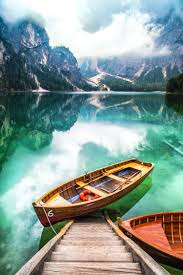
#> input picture assets/scene.jpeg, 183 x 275 px
$ python 0.15colorHistogram.py
#> lines starting #> are read from the running program, lines starting #| are printed output that depends on the picture; after the words box and inside, x2 and y2 are one past the last pixel; in counts of white or black regions, pixels touching at a corner belong together
import cv2 as cv
import matplotlib.pyplot as plt
import numpy as np

img = cv.imread("assets/scene.jpeg")
#> img is the input picture: shape (275, 183, 3); mean B, G, R 149.5, 155.5, 135.1
cv.imshow("Cats",img)

blank = np.zeros(img.shape[:2], dtype="uint8")

cv.imshow("original", img)

mask = cv.circle(blank, (img.shape[1]//2, img.shape[0]//2), 50, 255, -1)
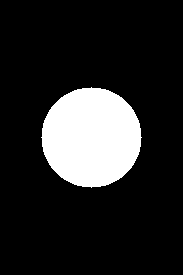
#> blank: shape (275, 183); 15.6% white; 1 white region, box (x1, y1, x2, y2) and area: (41, 87, 142, 188) 7845
masked = cv.bitwise_and(img, img, mask=mask)
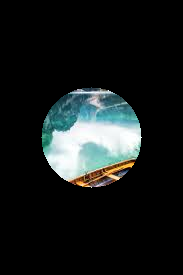
#> masked: shape (275, 183, 3); mean B, G, R 27.5, 27.9, 23.6
cv.imshow('Mask',masked)

plt.figure()
plt.title("Color histogram")
plt.xlabel("Bins")
plt.ylabel("# of pixels")


colors = ('b','g','r')
for i ,col in enumerate(colors):
    hist = cv.calcHist([img], [i] , mask ,[256],[0,256])
    plt.plot(hist, color=col)
    plt.xlim([0,256])

plt.show()
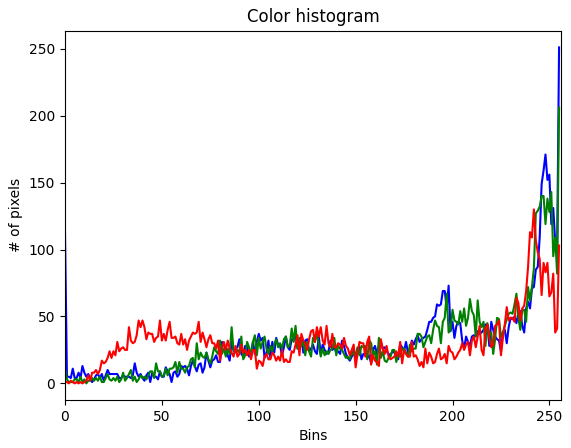
#> figure drawn by matplotlib, 1 panel; curve peaks at x = 255, y = 251; curve peaks at x = 255, y = 206; curve peaks at x = 242, y = 130

cv.waitKey(0)

$ run again, with assets/cat.jpg copied over assets/scene.jpeg
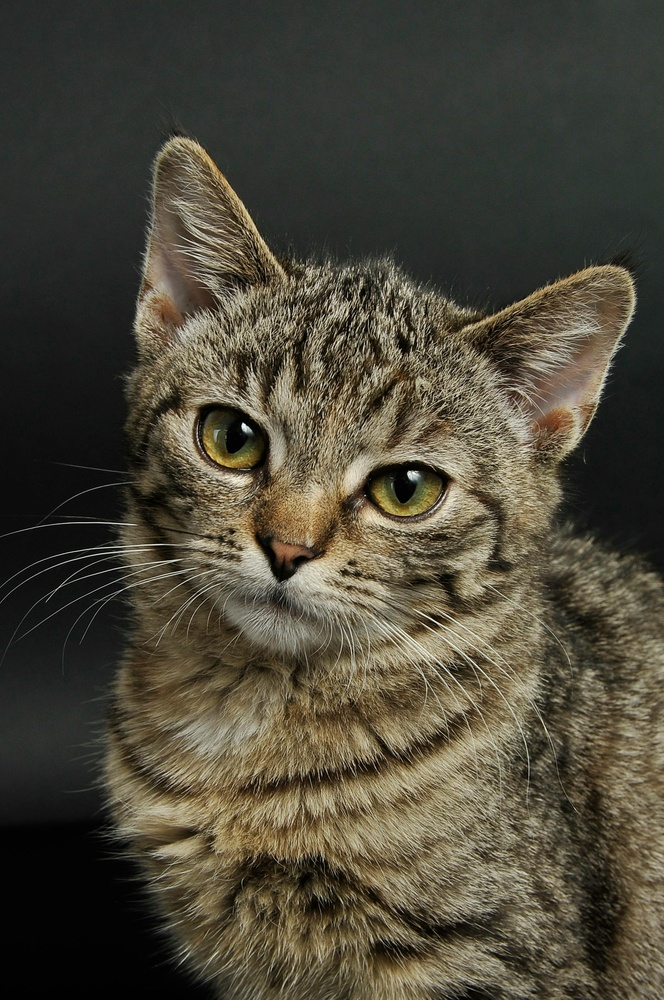
#> input picture assets/cat.jpg, 664 x 1000 px, shrunk from 1862 x 2804 before the run
#> img is the input picture: shape (1000, 664, 3); mean B, G, R 57.2, 71.5, 76.1
#> `mask = cv.circle(blank, (img.shape[1]//2, img.shape[0]//2), 50, 255, -1)`:
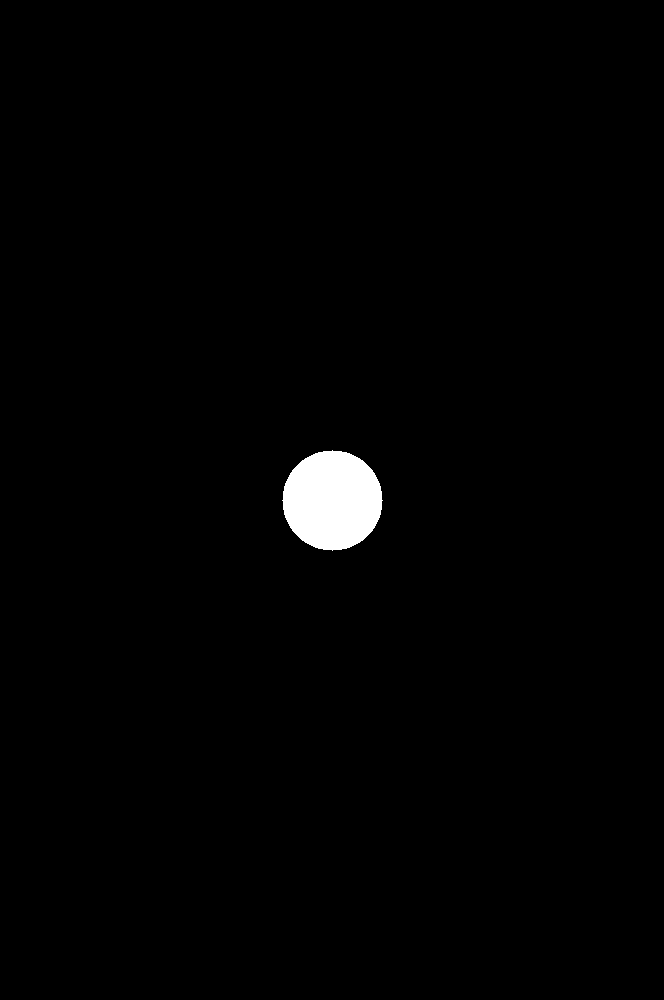
#> blank: shape (1000, 664); 1.2% white; 1 white region, box (x1, y1, x2, y2) and area: (282, 450, 383, 551) 7845
#> `plt.show()`:
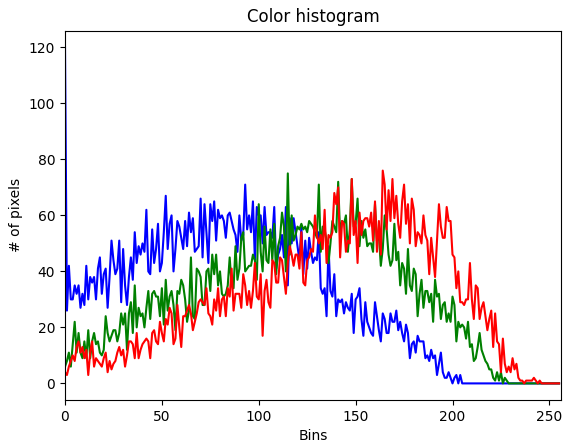
#> figure drawn by matplotlib, 1 panel; curve peaks at x = 0, y = 120; curve peaks at x = 115, y = 75; curve peaks at x = 164, y = 76

$ run again, with assets/cat2.jpg copied over assets/scene.jpeg
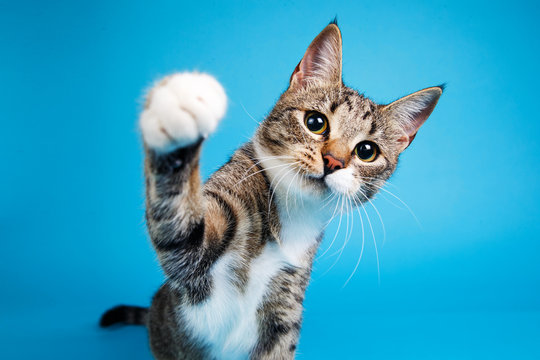
#> input picture assets/cat2.jpg, 540 x 360 px
#> img is the input picture: shape (360, 540, 3); mean B, G, R 191.9, 160, 55.5
#> `mask = cv.circle(blank, (img.shape[1]//2, img.shape[0]//2), 50, 255, -1)`:
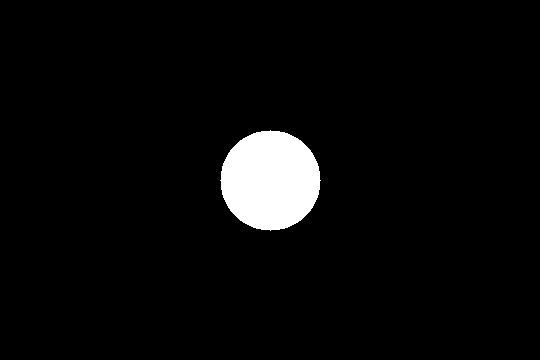
#> blank: shape (360, 540); 4% white; 1 white region, box (x1, y1, x2, y2) and area: (220, 130, 321, 231) 7845
#> `plt.show()`:
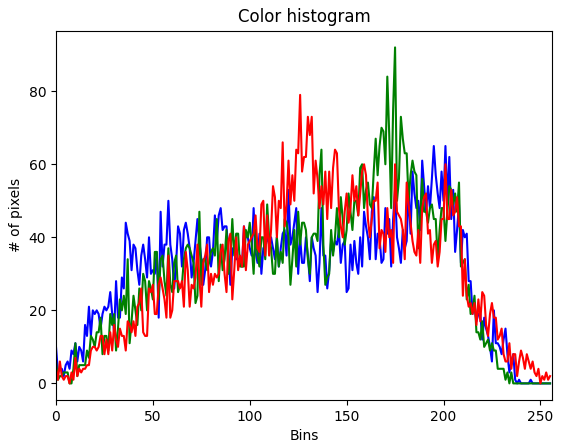
#> figure drawn by matplotlib, 1 panel; curve peaks at x = 195, y = 65; curve peaks at x = 175, y = 92; curve peaks at x = 126, y = 79

$ run again, with assets/landscape.jpg copied over assets/scene.jpeg
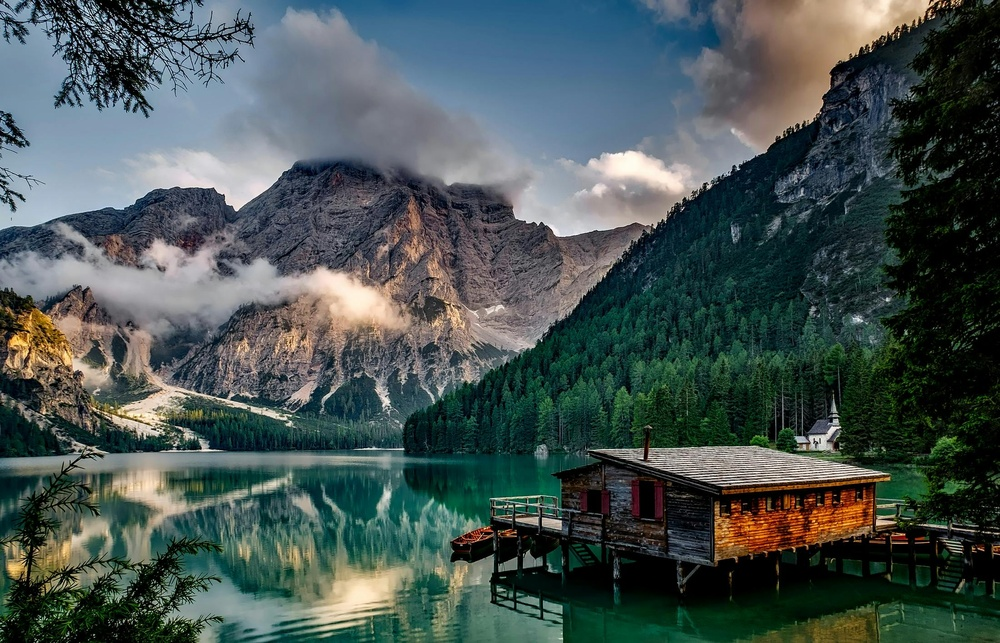
#> input picture assets/landscape.jpg, 1000 x 643 px, shrunk from 2200 x 1414 before the run
#> img is the input picture: shape (643, 1000, 3); mean B, G, R 82.7, 84.3, 71.5
#> `mask = cv.circle(blank, (img.shape[1]//2, img.shape[0]//2), 50, 255, -1)`:
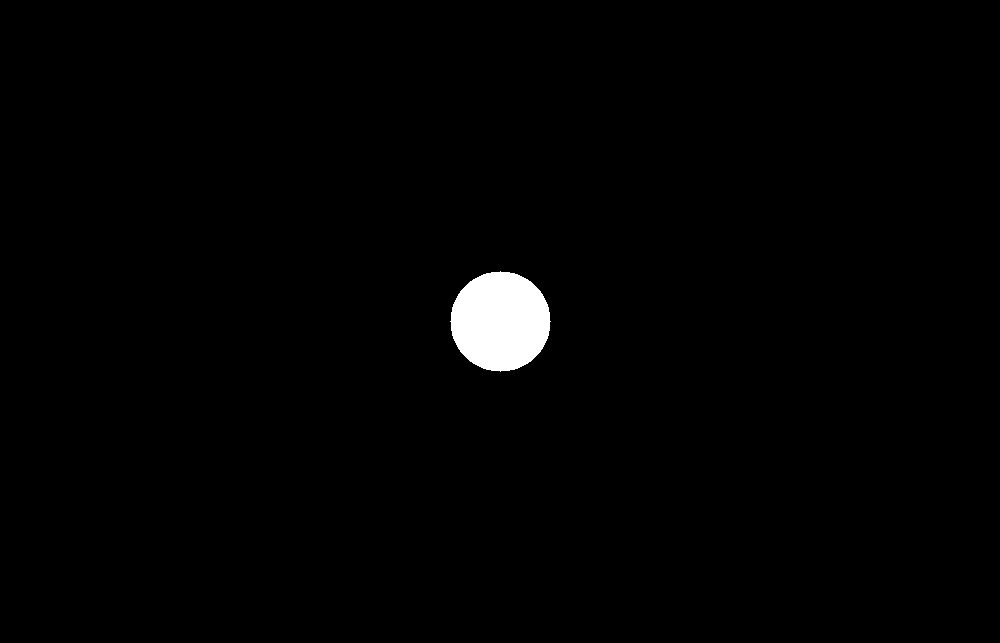
#> blank: shape (643, 1000); 1.2% white; 1 white region, box (x1, y1, x2, y2) and area: (450, 271, 551, 372) 7845
#> `plt.show()`:
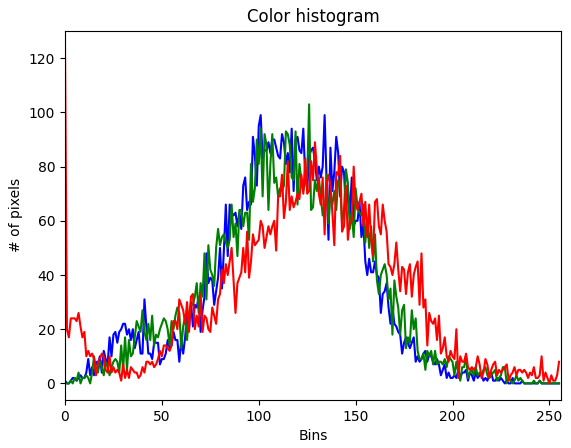
#> figure drawn by matplotlib, 1 panel; curve peaks at x = 101, y = 99; curve peaks at x = 126, y = 103; curve peaks at x = 0, y = 124
